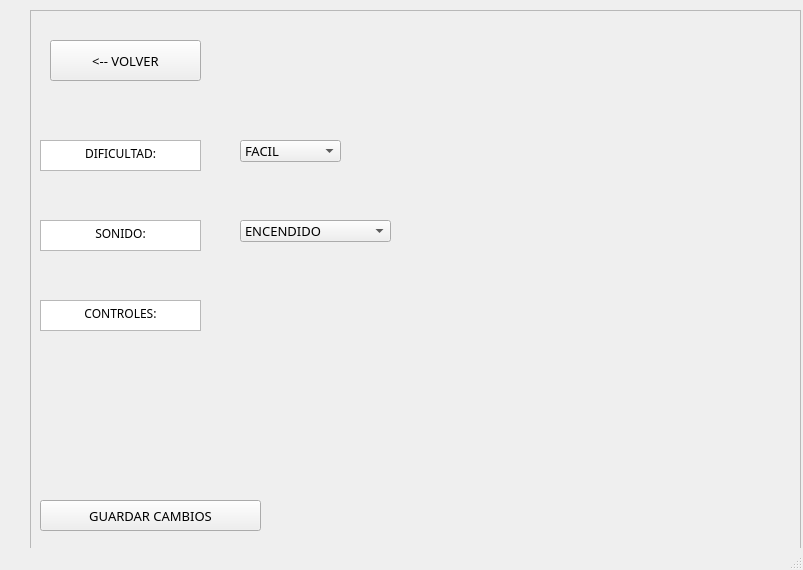
<?xml version="1.0" encoding="UTF-8"?>
<ui version="4.0">
 <class>MainWindow</class>
 <widget class="QMainWindow" name="MainWindow">
  <property name="geometry">
   <rect>
    <x>0</x>
    <y>0</y>
    <width>803</width>
    <height>570</height>
   </rect>
  </property>
  <property name="windowTitle">
   <string>MainWindow</string>
  </property>
  <widget class="QWidget" name="centralwidget">
   <widget class="QLabel" name="label">
    <property name="geometry">
     <rect>
      <x>10</x>
      <y>0</y>
      <width>801</width>
      <height>551</height>
     </rect>
    </property>
    <property name="text">
     <string/>
    </property>
    <property name="pixmap">
     <pixmap>imegenes/options.png</pixmap>
    </property>
    <property name="scaledContents">
     <bool>true</bool>
    </property>
   </widget>
   <widget class="QWidget" name="horizontalLayoutWidget">
    <property name="geometry">
     <rect>
      <x>30</x>
      <y>10</y>
      <width>771</width>
      <height>786</height>
     </rect>
    </property>
    <layout class="QHBoxLayout" name="horizontalLayout">
     <item>
      <layout class="QVBoxLayout" name="verticalLayout">
       <item>
        <widget class="QFrame" name="frame">
         <property name="font">
          <font>
           <family>Press Start 2P</family>
           <pointsize>10</pointsize>
          </font>
         </property>
         <property name="frameShape">
          <enum>QFrame::StyledPanel</enum>
         </property>
         <property name="frameShadow">
          <enum>QFrame::Raised</enum>
         </property>
         <widget class="QPushButton" name="pushButton">
          <property name="geometry">
           <rect>
            <x>20</x>
            <y>30</y>
            <width>151</width>
            <height>41</height>
           </rect>
          </property>
          <property name="font">
           <font>
            <family>Press Start 2P</family>
            <pointsize>10</pointsize>
           </font>
          </property>
          <property name="text">
           <string>&lt;-- VOLVER</string>
          </property>
         </widget>
         <widget class="QTextBrowser" name="textBrowser">
          <property name="enabled">
           <bool>true</bool>
          </property>
          <property name="geometry">
           <rect>
            <x>10</x>
            <y>130</y>
            <width>161</width>
            <height>31</height>
           </rect>
          </property>
          <property name="font">
           <font>
            <family>Press Start 2P</family>
            <pointsize>10</pointsize>
           </font>
          </property>
          <property name="html">
           <string>&lt;!DOCTYPE HTML PUBLIC &quot;-//W3C//DTD HTML 4.0//EN&quot; &quot;http://www.w3.org/TR/REC-html40/strict.dtd&quot;&gt;
&lt;html&gt;&lt;head&gt;&lt;meta name=&quot;qrichtext&quot; content=&quot;1&quot; /&gt;&lt;meta charset=&quot;utf-8&quot; /&gt;&lt;style type=&quot;text/css&quot;&gt;
p, li { white-space: pre-wrap; }
hr { height: 1px; border-width: 0; }
li.unchecked::marker { content: &quot;\2610&quot;; }
li.checked::marker { content: &quot;\2612&quot;; }
&lt;/style&gt;&lt;/head&gt;&lt;body style=&quot; font-family:'Press Start 2P'; font-size:10pt; font-weight:400; font-style:normal;&quot;&gt;
&lt;p align=&quot;center&quot; style=&quot; margin-top:0px; margin-bottom:0px; margin-left:0px; margin-right:0px; -qt-block-indent:0; text-indent:0px;&quot;&gt;&lt;span style=&quot; font-size:9pt;&quot;&gt;DIFICULTAD:&lt;/span&gt;&lt;/p&gt;&lt;/body&gt;&lt;/html&gt;</string>
          </property>
         </widget>
         <widget class="QTextBrowser" name="textBrowser_2">
          <property name="enabled">
           <bool>true</bool>
          </property>
          <property name="geometry">
           <rect>
            <x>10</x>
            <y>210</y>
            <width>161</width>
            <height>31</height>
           </rect>
          </property>
          <property name="font">
           <font>
            <family>Press Start 2P</family>
            <pointsize>10</pointsize>
           </font>
          </property>
          <property name="html">
           <string>&lt;!DOCTYPE HTML PUBLIC &quot;-//W3C//DTD HTML 4.0//EN&quot; &quot;http://www.w3.org/TR/REC-html40/strict.dtd&quot;&gt;
&lt;html&gt;&lt;head&gt;&lt;meta name=&quot;qrichtext&quot; content=&quot;1&quot; /&gt;&lt;meta charset=&quot;utf-8&quot; /&gt;&lt;style type=&quot;text/css&quot;&gt;
p, li { white-space: pre-wrap; }
hr { height: 1px; border-width: 0; }
li.unchecked::marker { content: &quot;\2610&quot;; }
li.checked::marker { content: &quot;\2612&quot;; }
&lt;/style&gt;&lt;/head&gt;&lt;body style=&quot; font-family:'Press Start 2P'; font-size:10pt; font-weight:400; font-style:normal;&quot;&gt;
&lt;p align=&quot;center&quot; style=&quot; margin-top:0px; margin-bottom:0px; margin-left:0px; margin-right:0px; -qt-block-indent:0; text-indent:0px;&quot;&gt;&lt;span style=&quot; font-size:9pt;&quot;&gt;SONIDO:&lt;/span&gt;&lt;/p&gt;&lt;/body&gt;&lt;/html&gt;</string>
          </property>
         </widget>
         <widget class="QTextBrowser" name="textBrowser_3">
          <property name="enabled">
           <bool>true</bool>
          </property>
          <property name="geometry">
           <rect>
            <x>10</x>
            <y>290</y>
            <width>161</width>
            <height>31</height>
           </rect>
          </property>
          <property name="font">
           <font>
            <family>Press Start 2P</family>
            <pointsize>10</pointsize>
           </font>
          </property>
          <property name="html">
           <string>&lt;!DOCTYPE HTML PUBLIC &quot;-//W3C//DTD HTML 4.0//EN&quot; &quot;http://www.w3.org/TR/REC-html40/strict.dtd&quot;&gt;
&lt;html&gt;&lt;head&gt;&lt;meta name=&quot;qrichtext&quot; content=&quot;1&quot; /&gt;&lt;meta charset=&quot;utf-8&quot; /&gt;&lt;style type=&quot;text/css&quot;&gt;
p, li { white-space: pre-wrap; }
hr { height: 1px; border-width: 0; }
li.unchecked::marker { content: &quot;\2610&quot;; }
li.checked::marker { content: &quot;\2612&quot;; }
&lt;/style&gt;&lt;/head&gt;&lt;body style=&quot; font-family:'Press Start 2P'; font-size:10pt; font-weight:400; font-style:normal;&quot;&gt;
&lt;p align=&quot;center&quot; style=&quot; margin-top:0px; margin-bottom:0px; margin-left:0px; margin-right:0px; -qt-block-indent:0; text-indent:0px;&quot;&gt;&lt;span style=&quot; font-size:9pt;&quot;&gt;CONTROLES:&lt;/span&gt;&lt;/p&gt;&lt;/body&gt;&lt;/html&gt;</string>
          </property>
         </widget>
         <widget class="QComboBox" name="comboBox">
          <property name="geometry">
           <rect>
            <x>210</x>
            <y>130</y>
            <width>101</width>
            <height>22</height>
           </rect>
          </property>
          <item>
           <property name="text">
            <string>FACIL</string>
           </property>
          </item>
          <item>
           <property name="text">
            <string>NORMAL</string>
           </property>
          </item>
          <item>
           <property name="text">
            <string>DIFICIL</string>
           </property>
          </item>
         </widget>
         <widget class="QComboBox" name="comboBox_2">
          <property name="geometry">
           <rect>
            <x>210</x>
            <y>210</y>
            <width>151</width>
            <height>22</height>
           </rect>
          </property>
          <item>
           <property name="text">
            <string>ENCENDIDO</string>
           </property>
          </item>
          <item>
           <property name="text">
            <string>APAGADO</string>
           </property>
          </item>
         </widget>
         <widget class="QLabel" name="cambio_guardado">
          <property name="geometry">
           <rect>
            <x>270</x>
            <y>470</y>
            <width>81</width>
            <height>41</height>
           </rect>
          </property>
          <property name="text">
           <string/>
          </property>
         </widget>
         <widget class="QPushButton" name="pushButton_2">
          <property name="geometry">
           <rect>
            <x>10</x>
            <y>490</y>
            <width>221</width>
            <height>31</height>
           </rect>
          </property>
          <property name="text">
           <string>GUARDAR CAMBIOS</string>
          </property>
         </widget>
        </widget>
       </item>
      </layout>
     </item>
    </layout>
   </widget>
  </widget>
  <widget class="QStatusBar" name="statusbar"/>
 </widget>
 <resources/>
 <connections/>
</ui>
